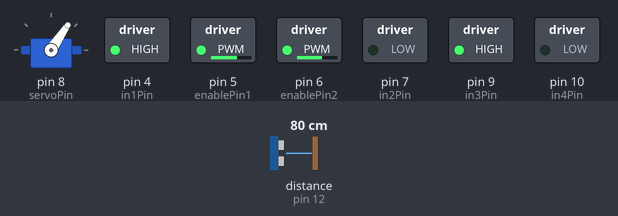
A sketch run on a simulated Arduino Uno, built with avr-gcc and run on an emulated ATmega328P. On the bench: servo, switched loads named in the sketch (green lamp = pin HIGH). Wiring (inferred from the names in the program): ultrasonic range finder: trigger pin 11; echo pin 12. Dashed ring = blinking. The test bench sets the inputs (shaded band); at power-on: distance to the obstacle (sensor on pin 12) 80 cm. The echo pulse lasts 58.3 µs per cm; pins used as bus, display or sensor lines are not drawn.

Above: at 1.5 s.
1.6 s: distance to the obstacle (sensor on pin 12) set to 4 cm
At 3.09 s:
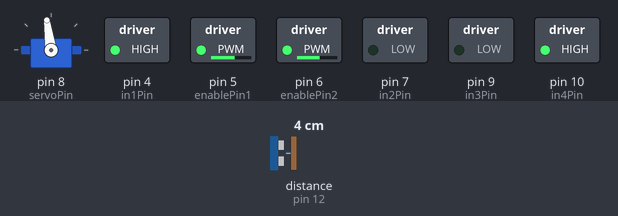
4.6 s: distance to the obstacle (sensor on pin 12) set to 35 cm
At 5.05 s:
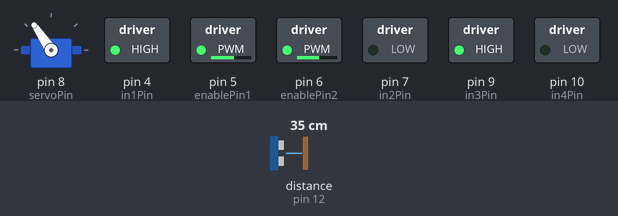
7.6 s: distance to the obstacle (sensor on pin 12) set to 2 cm
At 8.97 s:
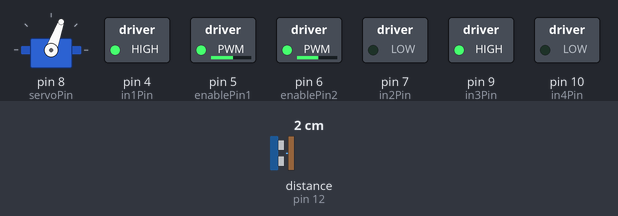
10.6 s: distance to the obstacle (sensor on pin 12) set to 9 cm
At 10.8 s:
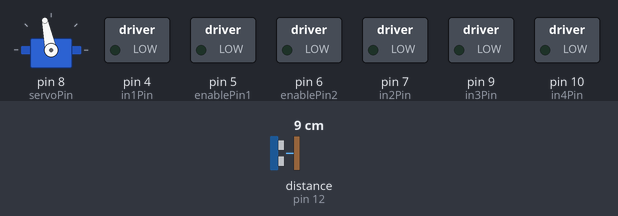
13.6 s: distance to the obstacle (sensor on pin 12) set to 60 cm
At 14.6 s:
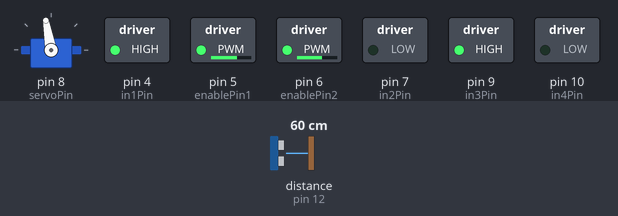
16.6 s: distance to the obstacle (sensor on pin 12) set to 18 cm
At 17.91 s:
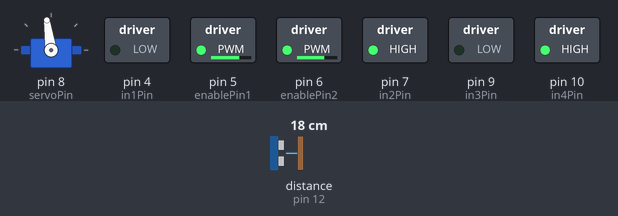
Timing chart, 0 to 67.1 s (numbered marks = the images above; inputs shaded):
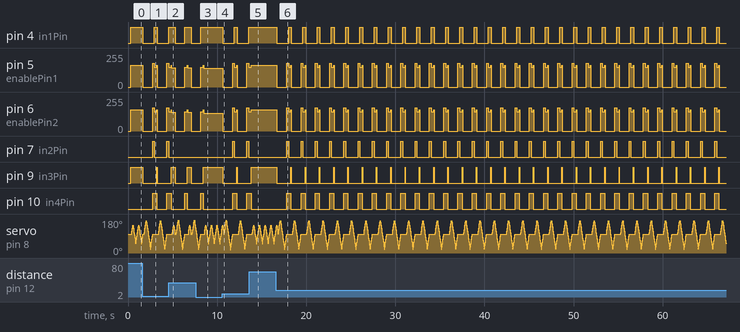

The sketch:

Obstacle_Avoidance.ino
```cpp
#include <Servo.h>

/*
 * Obstacle-avoiding robot using an ultrasonic sensor, servo scanning,
 * dynamic forward speed, and state-machine control.
 */

const int enablePin1 = 5;

const int enablePin2 = 6;

const int in1Pin = 4;

const int in2Pin = 7;

const int in3Pin = 9;

const int in4Pin = 10;

const int maxSpeed = 255;

const int baseSpeed = 155;

const int backSpeed = 180;

const int pivotSpeed = 150;

const int leftSpeedOffset = 6;

const int minForwardSpeed = 140;

const int maxForwardSpeed = 165;

const int slowDistance = 30;

const int fastDistance = 50;

int currentForwardSpeed = baseSpeed;

int targetForwardSpeed = baseSpeed;

const int accelerationStep = 10;

const int decelerationStep = 30;

const int servoPin = 8;

const int inputPin = 12;

const int outputPin = 11;

Servo myservo;

const int centerAngle = 98;

const int movingScanOffset = 50;

const int movingLeftAngle = centerAngle + movingScanOffset;

const int movingRightAngle = centerAngle - movingScanOffset;

const int movingScanCount = 4;

int movingScanIndex = 0;

const int avoidLeftOffset = 95;

const int avoidRightOffset = 80;

const int wideLeftAngle = centerAngle + avoidLeftOffset;

const int wideRightAngle = centerAngle - avoidRightOffset;

const int servoMinAngle = 8;

const int servoMaxAngle = 175;

int currentServoAngle = -1;

const int servoStepAngle = 2;

const int servoStepDelay = 6;

const int frontDangerDistance = 42;

const int veryCloseDistance = 27;

const int maxValidDistance = 400;

const int obstacleConfirmTimes = 2;

int obstacleCount = 0;

const unsigned long frontCheckInterval = 80;

const unsigned long stopBeforeScanTime = 120;

const unsigned long wideServoSettleTime = 120;

const unsigned long backSmallTime = 220;

const unsigned long backLongTime = 450;

const unsigned long turnTime = 260;

const unsigned long recoverTime = 50;

int Fspeedd = maxValidDistance;

int Lspeedd = maxValidDistance;

int Rspeedd = maxValidDistance;

bool veryCloseMode = false;

enum CarState {

  STATE_FORWARD,

  STATE_STOP_BEFORE_SCAN,

  STATE_SCAN_LEFT,

  STATE_SCAN_RIGHT,

  STATE_BACKWARD,

  STATE_TURN_LEFT,

  STATE_TURN_RIGHT,

  STATE_RECOVER

};

CarState carState = STATE_FORWARD;

CarState plannedTurnState = STATE_TURN_LEFT;

unsigned long stateStartTime = 0;

unsigned long lastFrontCheckTime = 0;

//********************************************************************

// SETUP

//********************************************************************

void setup()

{

  pinMode(enablePin1, OUTPUT);

  pinMode(enablePin2, OUTPUT);

  pinMode(in1Pin, OUTPUT);

  pinMode(in2Pin, OUTPUT);

  pinMode(in3Pin, OUTPUT);

  pinMode(in4Pin, OUTPUT);

  pinMode(inputPin, INPUT);

  pinMode(outputPin, OUTPUT);

  myservo.attach(servoPin);

  safeServoWriteAngle(centerAngle);

  delay(300);

  stopMotors();

  enterState(STATE_FORWARD);

}

//********************************************************************

// LOOP

//********************************************************************

void loop()

{

  unsigned long now = millis();

  switch (carState) {

    case STATE_FORWARD:

      handleForwardState(now);

      break;

    case STATE_STOP_BEFORE_SCAN:

      handleStopBeforeScanState(now);

      break;

    case STATE_SCAN_LEFT:

      handleScanLeftState(now);

      break;

    case STATE_SCAN_RIGHT:

      handleScanRightState(now);

      break;

    case STATE_BACKWARD:

      handleBackwardState(now);

      break;

    case STATE_TURN_LEFT:

      handleTurnLeftState(now);

      break;

    case STATE_TURN_RIGHT:

      handleTurnRightState(now);

      break;

    case STATE_RECOVER:

      handleRecoverState(now);

      break;

  }

}

//********************************************************************

//********************************************************************

void safeServoWriteAngle(int targetAngle)

{

  targetAngle = constrain(targetAngle, servoMinAngle, servoMaxAngle);

  if (targetAngle == currentServoAngle) {

    return;

  }

  if (currentServoAngle < 0) {

    myservo.write(targetAngle);

    currentServoAngle = targetAngle;

    return;

  }

  if (targetAngle > currentServoAngle) {

    for (int angle = currentServoAngle; angle <= targetAngle; angle += servoStepAngle) {

      myservo.write(angle);

      delay(servoStepDelay);

    }

  }

  else {

    for (int angle = currentServoAngle; angle >= targetAngle; angle -= servoStepAngle) {

      myservo.write(angle);

      delay(servoStepDelay);

    }

  }

  currentServoAngle = targetAngle;

}

//********************************************************************

//********************************************************************

int getMovingScanAngle()

{

  if (movingScanIndex == 0) {

    return centerAngle;

  }

  else if (movingScanIndex == 1) {

    return movingLeftAngle;

  }

  else if (movingScanIndex == 2) {

    return centerAngle;

  }

  else {

    return movingRightAngle;

  }

}

bool isCenterScanAngle(int angle)

{

  return abs(angle - centerAngle) <= 5;

}

void saveMovingScanDistance(int angle, int distance)

{

  if (isCenterScanAngle(angle)) {

    Fspeedd = distance;

  }

  else if (angle > centerAngle) {

    Lspeedd = distance;

  }

  else {

    Rspeedd = distance;

  }

}

void updateMovingScanIndex()

{

  movingScanIndex++;

  if (movingScanIndex >= movingScanCount) {

    movingScanIndex = 0;

  }

}

//********************************************************************

//********************************************************************

int calculateDynamicSpeed(int distance)

{

  if (distance <= slowDistance) {

    return minForwardSpeed;

  }

  if (distance >= fastDistance) {

    return maxForwardSpeed;

  }

  int dynamicSpeed = map(distance, slowDistance, fastDistance, minForwardSpeed, maxForwardSpeed);

  dynamicSpeed = constrain(dynamicSpeed, minForwardSpeed, maxForwardSpeed);

  return dynamicSpeed;

}

//********************************************************************

//********************************************************************

void updateForwardSpeed()

{

  if (currentForwardSpeed < targetForwardSpeed) {

    currentForwardSpeed += accelerationStep;

    if (currentForwardSpeed > targetForwardSpeed) {

      currentForwardSpeed = targetForwardSpeed;

    }

  }

  else if (currentForwardSpeed > targetForwardSpeed) {

    currentForwardSpeed -= decelerationStep;

    if (currentForwardSpeed < targetForwardSpeed) {

      currentForwardSpeed = targetForwardSpeed;

    }

  }

  currentForwardSpeed = constrain(currentForwardSpeed, minForwardSpeed, maxForwardSpeed);

}

//********************************************************************

//********************************************************************

void enterState(CarState newState)

{

  carState = newState;

  stateStartTime = millis();

  switch (newState) {

    case STATE_FORWARD:

      safeServoWriteAngle(centerAngle);

      obstacleCount = 0;

      veryCloseMode = false;

      movingScanIndex = 0;

      targetForwardSpeed = baseSpeed;

      advance();

      break;

    case STATE_STOP_BEFORE_SCAN:

      stopMotors();

      safeServoWriteAngle(centerAngle);

      break;

    case STATE_SCAN_LEFT:

      stopMotors();

      safeServoWriteAngle(wideLeftAngle);

      break;

    case STATE_SCAN_RIGHT:

      stopMotors();

      safeServoWriteAngle(wideRightAngle);

      break;

    case STATE_BACKWARD:

      safeServoWriteAngle(centerAngle);

      back();

      break;

    case STATE_TURN_LEFT:

      safeServoWriteAngle(centerAngle);

      turnL();

      break;

    case STATE_TURN_RIGHT:

      safeServoWriteAngle(centerAngle);

      turnR();

      break;

    case STATE_RECOVER:

      safeServoWriteAngle(centerAngle);

      targetForwardSpeed = maxForwardSpeed;

      advance();

      break;

  }

}

//********************************************************************

//********************************************************************

void handleForwardState(unsigned long now)

{

  advance();

  if (now - lastFrontCheckTime >= frontCheckInterval) {

    lastFrontCheckTime = now;

    int scanAngle = getMovingScanAngle();

    safeServoWriteAngle(scanAngle);

    int distance = readDistanceCM();

    saveMovingScanDistance(scanAngle, distance);

    updateMovingScanIndex();

    if (isVeryCloseObstacle(distance)) {

      veryCloseMode = true;

      obstacleCount = 0;

      enterState(STATE_STOP_BEFORE_SCAN);

      return;

    }

    if (isCenterScanAngle(scanAngle)) {

      targetForwardSpeed = calculateDynamicSpeed(Fspeedd);

      if (isObstacle(Fspeedd)) {

        obstacleCount++;

      }

      else {

        obstacleCount = 0;

      }

      if (obstacleCount >= obstacleConfirmTimes) {

        veryCloseMode = false;

        enterState(STATE_STOP_BEFORE_SCAN);

      }

    }

  }

}

void handleStopBeforeScanState(unsigned long now)

{

  if (now - stateStartTime >= stopBeforeScanTime) {

    enterState(STATE_SCAN_LEFT);

  }

}

void handleScanLeftState(unsigned long now)

{

  if (now - stateStartTime >= wideServoSettleTime) {

    Lspeedd = readDistanceCM();

    enterState(STATE_SCAN_RIGHT);

  }

}

void handleScanRightState(unsigned long now)

{

  if (now - stateStartTime >= wideServoSettleTime) {

    Rspeedd = readDistanceCM();

    decideTurnDirection();

    enterState(STATE_BACKWARD);

  }

}

void handleBackwardState(unsigned long now)

{

  unsigned long backTime;

  if (veryCloseMode) {

    backTime = backLongTime;

  }

  else {

    backTime = backSmallTime;

  }

  if (now - stateStartTime >= backTime) {

    enterState(plannedTurnState);

  }

}

void handleTurnLeftState(unsigned long now)

{

  if (now - stateStartTime >= turnTime) {

    enterState(STATE_RECOVER);

  }

}

void handleTurnRightState(unsigned long now)

{

  if (now - stateStartTime >= turnTime) {

    enterState(STATE_RECOVER);

  }

}

void handleRecoverState(unsigned long now)

{

  advance();

  if (now - stateStartTime >= recoverTime) {

    Fspeedd = maxValidDistance;

    Lspeedd = maxValidDistance;

    Rspeedd = maxValidDistance;

    obstacleCount = 0;

    veryCloseMode = false;

    targetForwardSpeed = baseSpeed;

    enterState(STATE_FORWARD);

  }

}

//********************************************************************

//********************************************************************

void decideTurnDirection()

{

  if (Lspeedd < frontDangerDistance && Rspeedd < frontDangerDistance) {

    if (Lspeedd >= Rspeedd) {

      plannedTurnState = STATE_TURN_LEFT;

    }

    else {

      plannedTurnState = STATE_TURN_RIGHT;

    }

  }

  else if (Lspeedd > Rspeedd) {

    plannedTurnState = STATE_TURN_LEFT;

  }

  else {

    plannedTurnState = STATE_TURN_RIGHT;

  }

}

//********************************************************************

//********************************************************************

int readDistanceCM()

{

  digitalWrite(outputPin, LOW);

  delayMicroseconds(2);

  digitalWrite(outputPin, HIGH);

  delayMicroseconds(10);

  digitalWrite(outputPin, LOW);

  unsigned long duration = pulseIn(inputPin, HIGH, 30000);

  if (duration == 0) {

    return maxValidDistance;

  }

  int distance = duration / 58;

  if (distance <= 0 || distance > maxValidDistance) {

    distance = maxValidDistance;

  }

  return distance;

}

bool isObstacle(int distance)

{

  return distance > 2 && distance <= frontDangerDistance;

}

bool isVeryCloseObstacle(int distance)

{

  return distance > 2 && distance <= veryCloseDistance;

}

//********************************************************************

//********************************************************************

bool isPwmPin(int pin)

{

  return pin == 3 || pin == 5 || pin == 6 || pin == 9 || pin == 10 || pin == 11;

}

void writeEnable(int pin, int speedValue)

{

  speedValue = constrain(speedValue, 0, 255);

  if (isPwmPin(pin)) {

    analogWrite(pin, speedValue);

  }

  else {

    if (speedValue > 0) {

      digitalWrite(pin, HIGH);

    }

    else {

      digitalWrite(pin, LOW);

    }

  }

}

//********************************************************************

//********************************************************************

void rightMotorForward(int speedValue)

{

  speedValue = constrain(speedValue, 0, 255);

  writeEnable(enablePin1, speedValue);

  digitalWrite(in1Pin, HIGH);

  digitalWrite(in2Pin, LOW);

}

void rightMotorBackward(int speedValue)

{

  speedValue = constrain(speedValue, 0, 255);

  writeEnable(enablePin1, speedValue);

  digitalWrite(in1Pin, LOW);

  digitalWrite(in2Pin, HIGH);

}

void rightMotorStop()

{

  writeEnable(enablePin1, 0);

  digitalWrite(in1Pin, LOW);

  digitalWrite(in2Pin, LOW);

}

void leftMotorForward(int speedValue)

{

  speedValue = constrain(speedValue - leftSpeedOffset, 0, 255);

  writeEnable(enablePin2, speedValue);

  digitalWrite(in3Pin, HIGH);

  digitalWrite(in4Pin, LOW);

}

void leftMotorBackward(int speedValue)

{

  speedValue = constrain(speedValue - leftSpeedOffset, 0, 255);

  writeEnable(enablePin2, speedValue);

  digitalWrite(in3Pin, LOW);

  digitalWrite(in4Pin, HIGH);

}

void leftMotorStop()

{

  writeEnable(enablePin2, 0);

  digitalWrite(in3Pin, LOW);

  digitalWrite(in4Pin, LOW);

}

void stopMotors()

{

  rightMotorStop();

  leftMotorStop();

}

//********************************************************************

//********************************************************************

void advance()

{

  updateForwardSpeed();

  rightMotorForward(currentForwardSpeed);

  leftMotorForward(currentForwardSpeed);

}

void back()

{

  rightMotorBackward(backSpeed);

  leftMotorBackward(backSpeed);

}

void turnL()

{

  rightMotorForward(pivotSpeed);

  leftMotorBackward(pivotSpeed);

}

void turnR()

{

  rightMotorBackward(pivotSpeed);

  leftMotorForward(pivotSpeed);

}
```

Measured:
- after the input at 1.6 s, pin 4 (in1Pin): alternates HIGH for 0.31 s and LOW for 1.3 s, starting after 0.08 s; pin 5 (enablePin1): 165/255 → 0/255 after 0.08 s, → 180/255 1.1 s later, → 150/255 0.20 s later, → 0/255 0.26 s later, … (6 changes in this stretch)
- after the input at 4.6 s, pin 7 (in2Pin): stays LOW (without the input it goes to HIGH after 1.4 s)
- after the input at 7.6 s, pin 4 (in1Pin): goes on until 8.2 s, then stays HIGH; pin 9 (in3Pin): goes on until 8.4 s, then stays HIGH; pin 10 (in4Pin): goes on until 8.4 s, then stays LOW
- after the input at 10.6 s, pin 4 (in1Pin): alternates HIGH for 0.31 s and LOW for 1.3 s, starting at once; pin 5 (enablePin1): 140/255 → 0/255 at once, → 180/255 1.1 s later, → 150/255 0.20 s later, → 0/255 0.26 s later, … (6 changes in this stretch)
- after the input at 13.6 s, pin 4 (in1Pin): stays HIGH (without the input it goes to LOW after 0.26 s); pin 5 (enablePin1): goes on until 13.8 s, then stays 165/255; pin 6 (enablePin2): goes on until 13.8 s, then stays 159/255; pin 7 (in2Pin): stays LOW (without the input it goes to HIGH after 1.3 s); pin 9 (in3Pin): goes on until 13.8 s, then stays HIGH
- after the input at 16.6 s, pin 4 (in1Pin): alternates HIGH for 0.31 s and LOW for 1.3 s, starting after 0.09 s; pin 5 (enablePin1): 165/255 → 0/255 after 0.09 s, then repeats every 1.6 s: 180/255 0.20 s, 150/255 0.26 s, 165/255 0.05 s, 0/255 1.1 s
